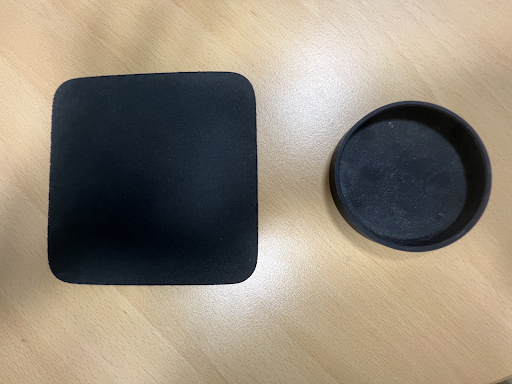
#> input picture 개인과제/circle_image.png, 512 x 384 px
$ jupyter execute Circle.ipynb
#> lines starting #> are read from the running program, lines starting #| are printed output that depends on the picture; after the words box and inside, x2 and y2 are one past the last pixel; in counts of white or black regions, pixels touching at a corner belong together
[cell 1]
import cv2
import numpy as np
import math

src = cv2.imread("circle_image.png")
#> src is the input picture: shape (384, 512, 3); mean B, G, R 120, 134.7, 144.8
dst = src.copy()
gray = cv2.cvtColor(dst, cv2.COLOR_BGR2GRAY)
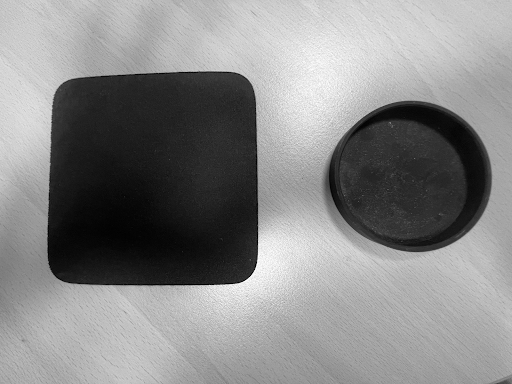
#> gray: shape (384, 512); min 0, max 255, mean 136

ret, binary = cv2.threshold(gray, 65, 255, cv2.THRESH_BINARY_INV)
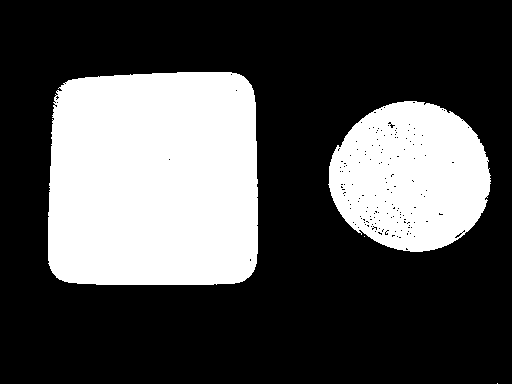
#> binary: shape (384, 512); 31.3% white; 4 white regions (2 under 20 px)

contours, hierarchy = cv2.findContours(binary, cv2.RETR_EXTERNAL, cv2.CHAIN_APPROX_TC89_L1)
#> contours = 4 contours, 2 with area under 20; largest, box (x1, y1, x2, y2) and area: (48, 72, 258, 285) 42459, (328, 101, 491, 252) 18716

for i in contours:
    hull = cv2.convexHull(i, clockwise=True)
    cv2.drawContours(dst, [hull], 0, (0, 0, 255), 2)
#> this loop made 4 passes
#> hull on passes 1 to 2: [[497, 383]], [[364, 236]]
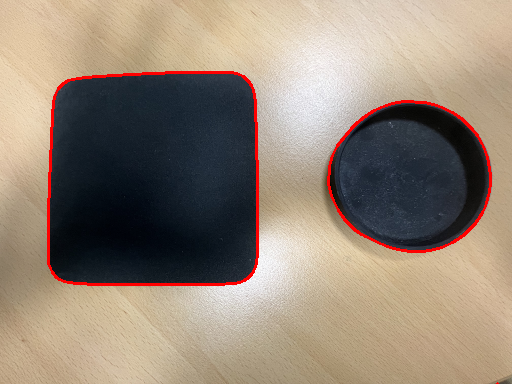
#> dst: shape (384, 512, 3); 1.93% of pixels changed, all inside (x1, y1, x2, y2) = (47, 71, 499, 384)


circles = cv2.HoughCircles(gray, cv2.HOUGH_GRADIENT, 1, 100, param1 = 250, param2 = 30, minRadius = 80, maxRadius = 120)
#> circles = [[411.5, 180.5, 80.5]]

if circles is not None:
        circles = np.uint16(np.around(circles))
#> circles = [[412, 180, 80]]

        for i in circles[0]:
            cv2.circle(dst, (i[0], i[1]), i[2], (255, 255, 255), 2)
            print(i[0], i[1])
#> this loop made 1 pass
#| 412 180
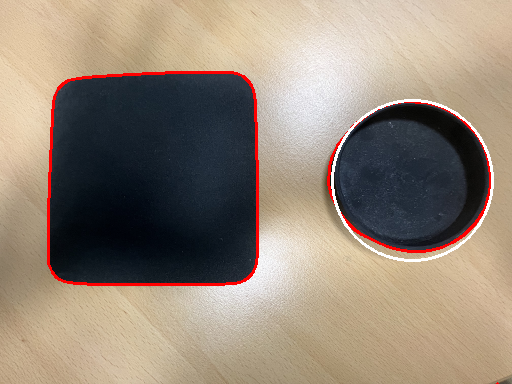
#> dst: shape (384, 512, 3); 0.75% of pixels changed, all inside (x1, y1, x2, y2) = (331, 99, 494, 262)
        print(circles[0][0][2]) # 반지름
#| 80

        result = []

        for k in range(len(circles)):

            if circles[k] is not None:

                for i in contours[2]:

                    # 각점과 중심과의 거리 = 원 반지름
                    x = abs(i[0][0] - circles[0][0][0])
                    y = abs(i[0][1] - circles[0][0][1])
                    length = math.sqrt( (x*x) + (y*y) )

                    # 반지름과 길이 오차를 구한다. (백분율로 환산
                    percent = ( circles[0][0][2] - abs(length - circles[0][0][2]) ) / circles[0][0][2] * 100
                    # print(percent)
                    result.append(percent)
#> this loop made 1 pass
#> after the loop, result = 119 values, max 100 at index 15, min 87.32 at index 49, mean 95.73


        score = round( (sum(result) / len(result)) , 3)
#> score = 95.73
        print(score)
#| 95.728

pr = str(score)
#> pr = '95.728'

dst = cv2.putText(dst, pr, (350, 40), cv2.FONT_HERSHEY_PLAIN, 2, (0, 255, 0), 1, cv2.LINE_AA)
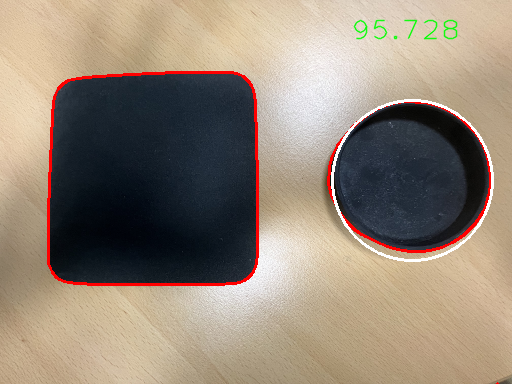
#> dst: shape (384, 512, 3); 0.35% of pixels changed, all inside (x1, y1, x2, y2) = (353, 19, 458, 40)
cv2.imshow("dst", dst)
cv2.waitKey(0)
cv2.destroyAllWindows()
